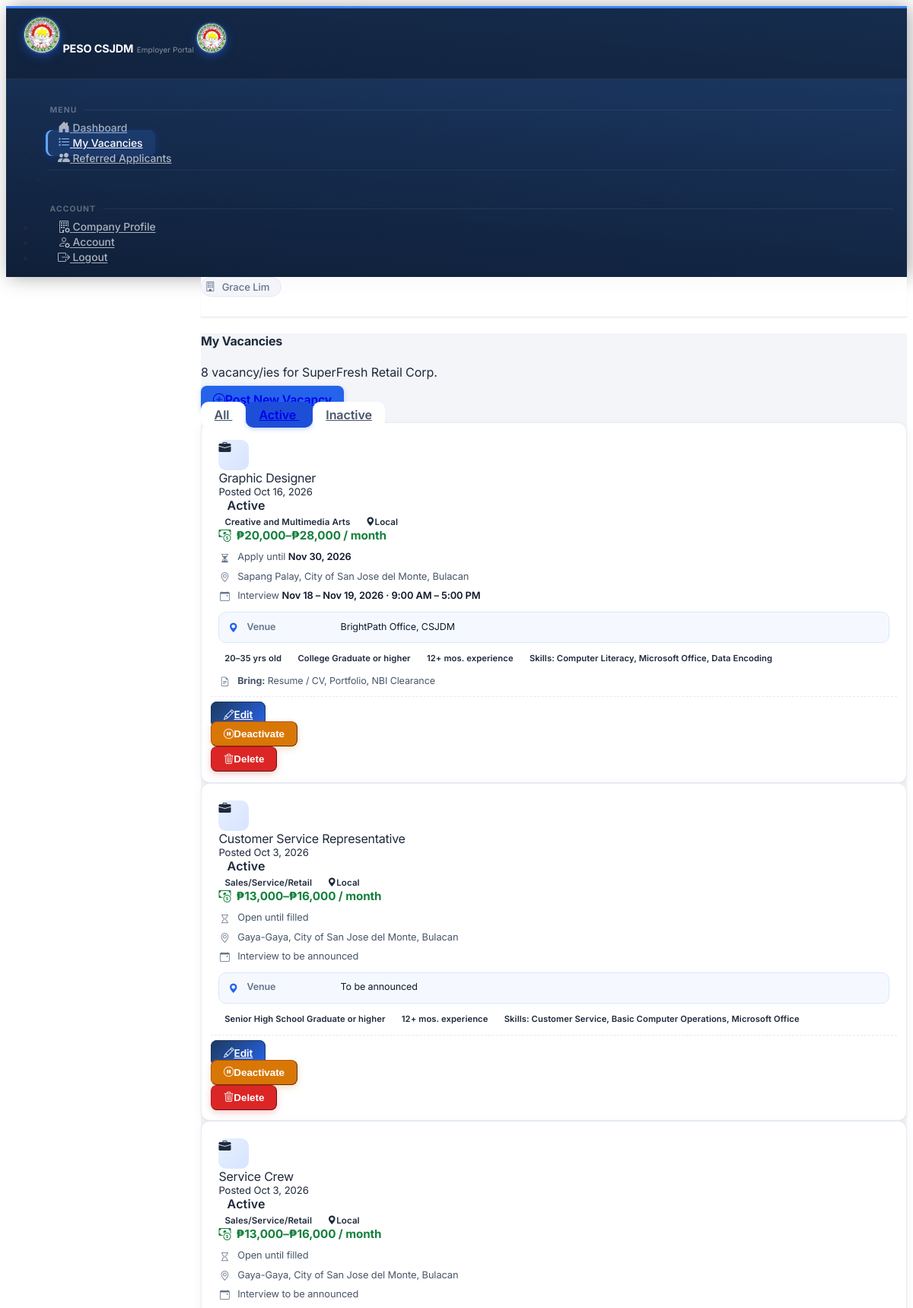
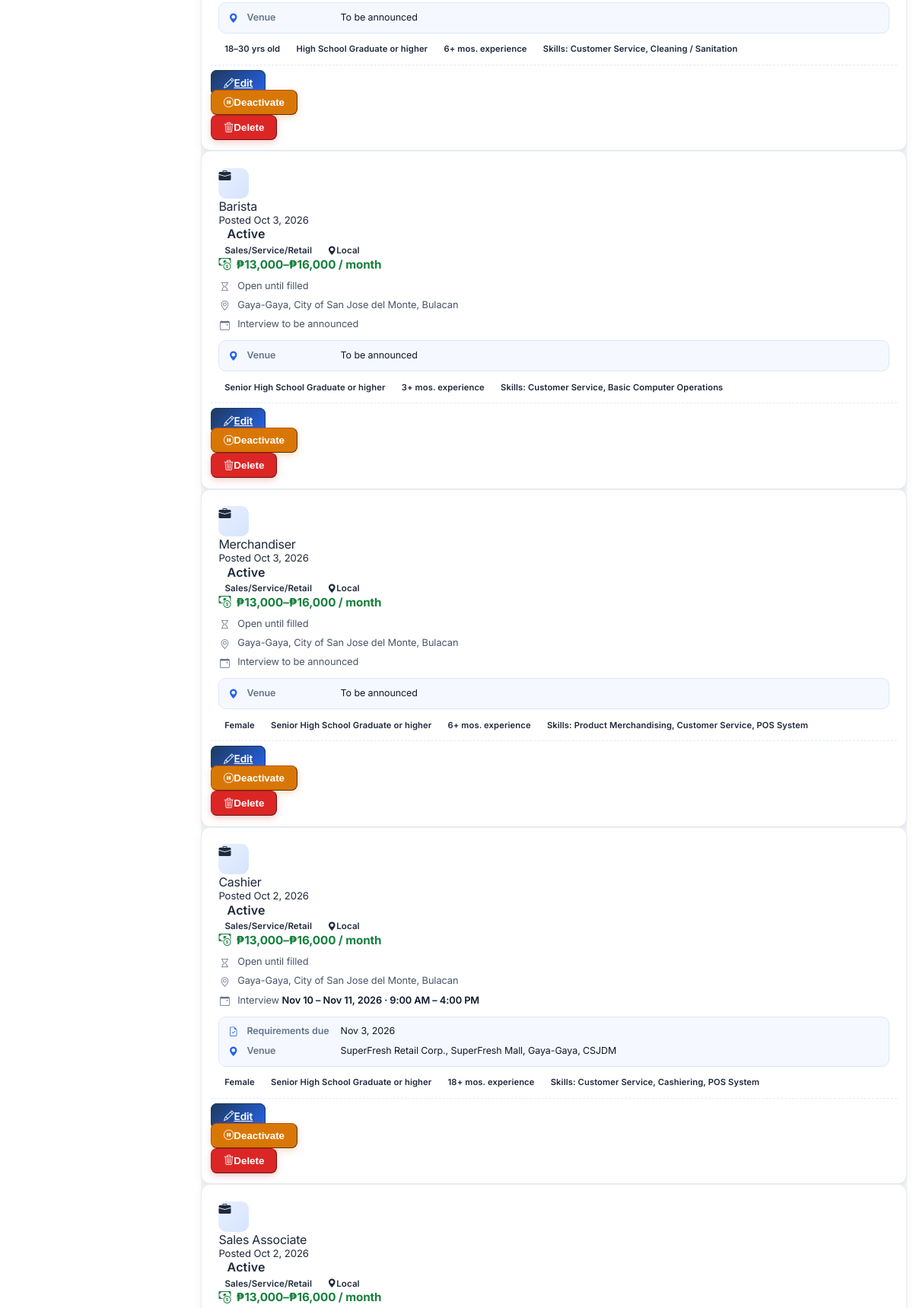
Page /employer/vacancies (signed in, upper part) on the committed database (2 pictures, top to bottom).
### tables this page shows
CREATE TABLE employers (
            employer_id             INTEGER  PRIMARY KEY AUTOINCREMENT,
            user_id        INTEGER  UNIQUE NOT NULL,
            company_name   TEXT     NOT NULL,
            contact_person TEXT     NOT NULL,
            phone          TEXT,
            address        TEXT,
            is_approved    INTEGER  DEFAULT 0,
            created_at     DATETIME DEFAULT CURRENT_TIMESTAMP, tin TEXT, trade_name TEXT, location_type TEXT, employer_sector TEXT, employer_type TEXT, total_workforce TEXT, line_of_business TEXT, address_line TEXT, barangay TEXT, city TEXT, province TEXT, position TEXT, telephone TEXT, mobile TEXT, fax TEXT, profile_email TEXT, certified INTEGER DEFAULT 0, certified_at DATETIME, profile_completed INTEGER DEFAULT 0, approval_requested INTEGER DEFAULT 0,
            FOREIGN KEY (user_id) REFERENCES users(user_id)
        );

CREATE TABLE job_vacancies (
            vacancy_id                   INTEGER  PRIMARY KEY AUTOINCREMENT,
            employer_name        TEXT     NOT NULL,
            job_title            TEXT     NOT NULL,
            occupational_category TEXT    NOT NULL,
            is_local             INTEGER  DEFAULT 1,
            is_active            INTEGER  DEFAULT 1,
            created_at           DATETIME DEFAULT CURRENT_TIMESTAMP
        , employer_id INTEGER REFERENCES users(user_id), application_deadline DATE, req_gender TEXT DEFAULT 'Any', req_age_min INTEGER, req_age_max INTEGER, req_education TEXT, req_documents TEXT, req_experience_months INTEGER, salary_min INTEGER, salary_max INTEGER, salary_period TEXT, job_location TEXT, req_skills TEXT, requirements_deadline DATE, interview_date DATE, interview_time TEXT, interview_date_end DATE, interview_time_end TEXT, location_type TEXT, venue_address TEXT, max_applicants INTEGER);

### app.py (the view)
@app.route('/employer/vacancies')
@employer_required
def employer_vacancies():
    emp = _get_my_employer()
    if not emp or not emp['is_approved']:
        return redirect(url_for('employer_profile'))
    db     = get_db()
    status = request.args.get('status', 'active')
    conds  = ['employer_id=?']
    params = [session['user_id']]
    if status == 'active':
        conds.append('is_active=1')
    elif status == 'inactive':
        conds.append('is_active=0')
    vacancies = db.execute(
        f'SELECT *, {EXPIRED_SQL} AS expired, '
        "(SELECT COUNT(*) FROM referrals r WHERE r.vacancy_id=job_vacancies.vacancy_id AND r.status != 'cancelled') AS applicant_count "
        f'FROM job_vacancies WHERE {" AND ".join(conds)} ORDER BY created_at DESC',
        params
    ).fetchall()
    return render_template('employer/vacancies.html', emp=emp,
                           vacancies=vacancies, status=status,
                           categories=CATEGORY_LIST)

### app.py (called while the page is built)
def get_db():
    if 'db' not in g:
        g.db = sqlite3.connect(DATABASE)
        g.db.row_factory = sqlite3.Row
        g.db.execute('PRAGMA foreign_keys = ON')
    return g.db

def edu_req_text(level):
    return f'{level} or higher' if level in EDUC_RANK else (level or '')

def _g(v, key):
    try:
        return v[key]
    except (KeyError, IndexError, TypeError):
        return None

def loc_type(v):
    t = _g(v, 'location_type')
    if t in LOCATION_TYPES_V:
        return t
    return 'local' if _g(v, 'is_local') else 'ph'

def loc_info(v):
    return {'type': loc_type(v), **LOCATION_TYPES_V[loc_type(v)]}

def salary_text(v):
    lo, hi, per = _g(v, 'salary_min'), _g(v, 'salary_max'), _g(v, 'salary_period')
    if not lo and not hi:
        return ''
    unit = {'Daily': 'day', 'Weekly': 'week',
            'Semi-monthly': 'half-month', 'Monthly': 'month'}.get(per, 'month')
    fmt = lambda n: '₱{:,}'.format(int(n))
    if lo and hi:
        amt = f'{fmt(lo)}–{fmt(hi)}'
    elif lo:
        amt = f'{fmt(lo)}+'
    else:
        amt = f'up to {fmt(hi)}'
    return f'{amt} / {unit}'

def interview_text(v):
    def fmt_d(dt, year=True):
        return dt.strftime('%b %d, %Y' if year else '%b %d').replace(' 0', ' ')
    def fmt_t(x):
        return datetime.strptime(x, '%H:%M').strftime('%I:%M %p').lstrip('0')
    d1, d2 = _g(v, 'interview_date'), _g(v, 'interview_date_end')
    if not d1:
        return ''
    try:
        a1 = datetime.strptime(d1, '%Y-%m-%d')
        if d2 and d2 != d1:
            a2 = datetime.strptime(d2, '%Y-%m-%d')
            out = f"{fmt_d(a1, a1.year != a2.year)} \u2013 {fmt_d(a2)}"
        else:
            out = fmt_d(a1)
        t1, t2 = _g(v, 'interview_time'), _g(v, 'interview_time_end')
        if t1 and t2:
            out += f' \u00b7 {fmt_t(t1)} \u2013 {fmt_t(t2)}'
        elif t1:
            out += f' \u00b7 {fmt_t(t1)}'
    except ValueError:
        return ''
    return out

def _vacancy_location(v):
    explicit = (_g(v, 'job_location') or '').strip()
    if explicit:
        return explicit
    if _g(v, 'is_local'):
        return 'City of San Jose del Monte'
    parts = [p for p in (_g(v, 'e_city'), _g(v, 'e_province')) if p]
    return ', '.join(parts)

@app.after_request
def security_headers(resp):
    resp.headers.setdefault('X-Content-Type-Options', 'nosniff')
    resp.headers.setdefault('X-Frame-Options', 'SAMEORIGIN')
    resp.headers.setdefault('Referrer-Policy', 'same-origin')
    return resp

### templates/employer/vacancies.html (shortened to what this page needs)
{% extends 'base_employer.html' %}
{% block content %}
<div class="d-flex align-items-center justify-content-between flex-wrap gap-3 mb-4">
  <div>
    <h4 class="fw-bold mb-0">My Vacancies</h4>
    <p class="text-muted small mb-0">{{ vacancies|length }} vacancy/ies for {{ emp.company_name }}</p>
  </div>
  <a href="{{ url_for('employer_vacancy_add') }}" class="btn btn-primary fw-semibold">
    <i class="bi bi-plus-circle me-1"></i>Post New Vacancy
  </a>
</div>
<div class="d-flex gap-2 mb-4 flex-wrap emp-filter">
  {% for s, label in [('all','All'),('active','Active'),('inactive','Inactive')] %}
  <a href="{{ url_for('employer_vacancies', status=s) }}"
     class="btn btn-sm {% if status == s %}btn-primary{% else %}btn-outline-secondary{% endif %}">
    {{ label }}
  </a>
  {% endfor %}
</div>
{% if vacancies %}
<div class="row g-3">
  {% for v in vacancies %}
  <div class="col-md-6">
    <div class="card border shadow-sm h-100 job-card">
      <div class="card-body p-3">
        <div class="d-flex align-items-start gap-2 mb-2">
          <div class="d-flex align-items-center justify-content-center flex-shrink-0 job-ico" style="width:40px;height:40px;"><i class="bi bi-briefcase-fill text-primary"></i></div>
          <div class="overflow-hidden flex-grow-1">
            <div class="fw-bold text-truncate" style="font-size:1rem;">{{ v.job_title }}</div>
            <div class="text-muted" style="font-size:.82rem;">Posted {{ v.created_at|friendly_date }}</div>
          </div>
          <span class="badge flex-shrink-0 {% if v.is_active %}bg-success{% else %}bg-secondary{% endif %}">{{ 'Active' if v.is_active else 'Inactive' }}</span>
        </div>
        {% set li = loc_info(v) %}
        <div class="mb-2">
          <span class="badge bg-primary-subtle text-primary-emphasis" style="font-size:.72rem;">{{ v.occupational_category }}</span>
          <span class="badge {{ li.css }} ms-1" style="font-size:.72rem;"><i class="bi bi-geo-alt-fill me-1"></i>{{ li.short }}</span>
        </div>
        <div>{% include '_vacancy_details.html' %}</div>
      </div>
      <div class="card-footer bg-transparent d-flex gap-2 vac-actions">
        <a href="{{ url_for('employer_vacancy_edit', vid=v.vacancy_id) }}"
           class="btn btn-sm btn-view-details">
          <i class="bi bi-pencil me-1"></i>Edit
        </a>
        <form method="POST" action="{{ url_for('employer_vacancy_toggle', vid=v.vacancy_id) }}" class="d-inline">
          <button type="submit" class="btn btn-sm {% if v.is_active %}btn-outline-warning{% else %}btn-outline-success{% endif %}"
                  onclick="return confirm('{% if v.is_active %}Deactivate this vacancy? It will be hidden from job seekers.{% else %}Reactivate this vacancy?{% endif %}')">
            {% if v.is_active %}<i class="bi bi-pause-circle me-1"></i>Deactivate
            {% else %}<i class="bi bi-play-circle me-1"></i>Activate{% endif %}
          </button>
        </form>
        <button type="button" class="btn btn-sm btn-outline-danger ms-auto" data-coreui-toggle="modal" data-coreui-target="#deleteVacancyModal"
                data-vid="{{ v.vacancy_id }}" data-title="{{ v.job_title }}" data-applicants="{{ v.applicant_count }}">
          <i class="bi bi-trash3 me-1"></i>Delete
        </button>
      </div>
    </div>
  </div>
  {% endfor %}
</div>
{% else %}
<div class="text-center py-5 text-muted">
  <i class="bi bi-list-task" style="font-size:2.5rem;opacity:.25;"></i>
  <p class="mt-3">No vacancies posted yet.</p>
  <a href="{{ url_for('employer_vacancy_add') }}" class="btn btn-primary">Post Your First Vacancy</a>
</div>
{% endif %}
{% endblock %}

### templates/_vacancy_details.html (shortened to what this page needs)
{% set compact = compact|default(false) %}
{% set chips = req_summary(v) %}
{% set _loc = vacancy_location(v) %}
<div class="vd">
  {% if salary_text(v) %}<div class="vd-salary"><i class="bi bi-cash-coin"></i>{{ salary_text(v) }}</div>{% endif %}
  <ul class="vd-list">
    <li>{% if v.application_deadline %}<i class="bi bi-hourglass-split"></i><span>Apply until <strong>{{ v.application_deadline|friendly_date }}</strong></span>
        {% else %}<i class="bi bi-hourglass"></i><span>Open until filled</span>{% endif %}</li>
    {% if _loc %}<li><i class="bi bi-geo-alt"></i><span>{{ _loc }}</span></li>{% endif %}
    <li><i class="bi bi-calendar-event"></i>
      <span>{% if v.interview_date %}Interview <strong>{{ interview_text(v).split(' \u00b7 ')[0] if compact else interview_text(v) }}</strong>{% else %}<span class="text-muted">Interview to be announced</span>{% endif %}</span></li>
  </ul>
  {% if not compact %}
  <div class="vd-box">
    {% if v.requirements_deadline %}<div class="vd-row"><i class="bi bi-file-earmark-check"></i><span class="vd-lbl">Requirements due</span><span>{{ v.requirements_deadline|friendly_date }}</span></div>{% endif %}
    <div class="vd-row"><i class="bi bi-geo-alt-fill"></i><span class="vd-lbl">Venue</span><span>{% if v.venue_address %}{{ v.venue_address }}{% else %}<span class="text-muted">To be announced</span>{% endif %}</span></div>
  </div>
  {% endif %}
  {% if chips %}
  <div class="vd-chips">
    {% for c in (chips[:3] if compact else chips) %}<span class="badge bg-secondary-subtle text-secondary-emphasis fw-normal">{{ c }}</span>{% endfor %}
  </div>
  {% endif %}
  {% if not compact and v.req_documents %}<div class="vd-bring"><i class="bi bi-file-earmark-text"></i><span><strong>Bring:</strong> {{ v.req_documents }}</span></div>{% endif %}
</div>

### rows in the picture
employers: company_name "SuperFresh Retail Corp."
job_vacancies: job_title "Graphic Designer", created_at|friendly_date "Oct 16, 2026", is_active "Active", occupational_category "Creative and Multimedia Arts", short "Local", salary_text "₱20,000–₱28,000 / month", application_deadline|friendly_date "Nov 30, 2026", job_location "Sapang Palay, City of San Jose del Monte, Bulacan", interview_text "Nov 18 – Nov 19, 2026 · 9:00 AM – 5:00 PM", venue_address "BrightPath Office, CSJDM", c "20–35 yrs old" "College Graduate or higher" "12+ mos. experience" "Skills: Computer Literacy, Microsoft Office, Data Encoding", req_documents "Resume / CV, Portfolio, NBI Clearance", shows "Deactivate"
job_vacancies: job_title "Customer Service Representative", created_at|friendly_date "Oct 3, 2026", is_active "Active", occupational_category "Sales/Service/Retail", short "Local", salary_text "₱13,000–₱16,000 / month", shows "Open until filled", job_location "Gaya-Gaya, City of San Jose del Monte, Bulacan", shows "Interview to be announced", shows "Venue", shows "To be announced", c "Senior High School Graduate or higher" "12+ mos. experience" "Skills: Customer Service, Basic Computer Operations, Microsoft Office", shows "Deactivate"
job_vacancies: job_title "Service Crew", created_at|friendly_date "Oct 3, 2026", is_active "Active", occupational_category "Sales/Service/Retail", short "Local", salary_text "₱13,000–₱16,000 / month", shows "Open until filled", job_location "Gaya-Gaya, City of San Jose del Monte, Bulacan", shows "Interview to be announced", shows "Venue", shows "To be announced", c "18–30 yrs old" "High School Graduate or higher" "6+ mos. experience" "Skills: Customer Service, Cleaning / Sanitation", shows "Deactivate"
job_vacancies: job_title "Barista", created_at|friendly_date "Oct 3, 2026", is_active "Active", occupational_category "Sales/Service/Retail", short "Local", salary_text "₱13,000–₱16,000 / month", shows "Open until filled", job_location "Gaya-Gaya, City of San Jose del Monte, Bulacan", shows "Interview to be announced", shows "Venue", shows "To be announced", c "Senior High School Graduate or higher" "3+ mos. experience" "Skills: Customer Service, Basic Computer Operations", shows "Deactivate"
job_vacancies: job_title "Merchandiser", created_at|friendly_date "Oct 3, 2026", is_active "Active", occupational_category "Sales/Service/Retail", short "Local", salary_text "₱13,000–₱16,000 / month", shows "Open until filled", job_location "Gaya-Gaya, City of San Jose del Monte, Bulacan", shows "Interview to be announced", shows "Venue", shows "To be announced", req_gender "Female", c "Senior High School Graduate or higher" "6+ mos. experience" "Skills: Product Merchandising, Customer Service, POS System", shows "Deactivate"
job_vacancies: job_title "Cashier", created_at|friendly_date "Oct 2, 2026", is_active "Active", occupational_category "Sales/Service/Retail", short "Local", salary_text "₱13,000–₱16,000 / month", shows "Open until filled", job_location "Gaya-Gaya, City of San Jose del Monte, Bulacan", interview_text "Nov 10 – Nov 11, 2026 · 9:00 AM – 4:00 PM", requirements_deadline|friendly_date "Nov 3, 2026", venue_address "SuperFresh Retail Corp., SuperFresh Mall, Gaya-Gaya, CSJDM", req_gender "Female", c "Senior High School Graduate or higher" "18+ mos. experience" "Skills: Customer Service, Cashiering, POS System", shows "Deactivate"
job_vacancies: job_title "Sales Associate", created_at|friendly_date "Oct 2, 2026", is_active "Active", occupational_category "Sales/Service/Retail", short "Local", salary_text "₱13,000–₱16,000 / month"

### other values in the picture
{{ session.get('full_name', 'Employer') }} "Grace Lim"
{{ vacancies|length }} "8"
{{ label }} "All" "Active" "Inactive"
